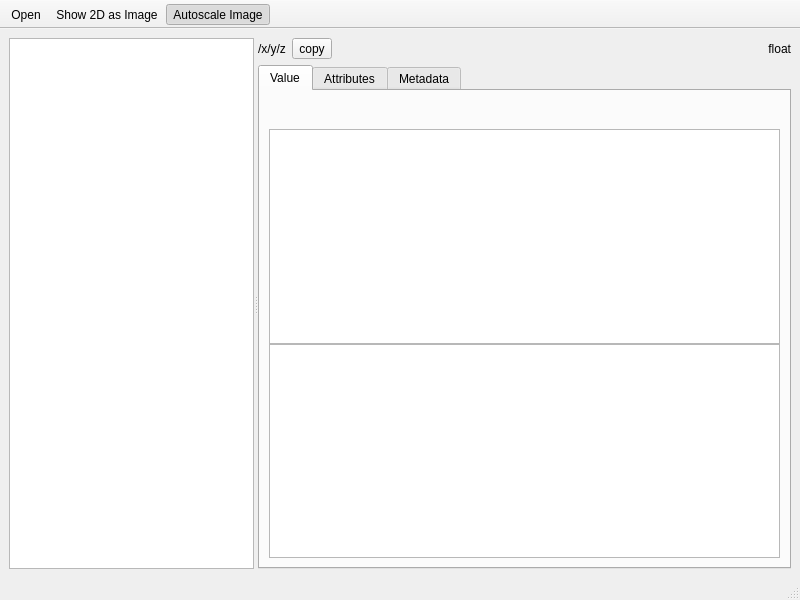
<?xml version="1.0" encoding="UTF-8"?>
<ui version="4.0">
 <class>MainWindow</class>
 <widget class="QMainWindow" name="MainWindow">
  <property name="geometry">
   <rect>
    <x>0</x>
    <y>0</y>
    <width>800</width>
    <height>600</height>
   </rect>
  </property>
  <property name="windowTitle">
   <string>H5View</string>
  </property>
  <widget class="QWidget" name="centralwidget">
   <layout class="QVBoxLayout" name="verticalLayout_2">
    <item>
     <widget class="QSplitter" name="splitter">
      <property name="orientation">
       <enum>Qt::Horizontal</enum>
      </property>
      <widget class="QTreeView" name="treeView">
       <property name="sizePolicy">
        <sizepolicy hsizetype="Expanding" vsizetype="Expanding">
         <horstretch>1</horstretch>
         <verstretch>0</verstretch>
        </sizepolicy>
       </property>
       <attribute name="headerVisible">
        <bool>false</bool>
       </attribute>
      </widget>
      <widget class="QWidget" name="rightPanels" native="true">
       <property name="sizePolicy">
        <sizepolicy hsizetype="Preferred" vsizetype="Preferred">
         <horstretch>2</horstretch>
         <verstretch>1</verstretch>
        </sizepolicy>
       </property>
       <layout class="QVBoxLayout" name="verticalLayout_6">
        <item>
         <layout class="QHBoxLayout" name="horizontalLayout_2">
          <item>
           <widget class="QLabel" name="pathLabel">
            <property name="sizePolicy">
             <sizepolicy hsizetype="Minimum" vsizetype="Preferred">
              <horstretch>0</horstretch>
              <verstretch>0</verstretch>
             </sizepolicy>
            </property>
            <property name="text">
             <string>/x/y/z</string>
            </property>
           </widget>
          </item>
          <item>
           <widget class="QToolButton" name="copyPathButton">
            <property name="text">
             <string>copy</string>
            </property>
            <property name="icon">
             <iconset theme="edit-copy"/>
            </property>
           </widget>
          </item>
          <item>
           <widget class="QLabel" name="typeLabel">
            <property name="sizePolicy">
             <sizepolicy hsizetype="Expanding" vsizetype="Preferred">
              <horstretch>0</horstretch>
              <verstretch>0</verstretch>
             </sizepolicy>
            </property>
            <property name="text">
             <string>float</string>
            </property>
            <property name="alignment">
             <set>Qt::AlignRight|Qt::AlignTrailing|Qt::AlignVCenter</set>
            </property>
           </widget>
          </item>
         </layout>
        </item>
        <item>
         <widget class="QTabWidget" name="tabWidget">
          <property name="sizePolicy">
           <sizepolicy hsizetype="Expanding" vsizetype="Expanding">
            <horstretch>2</horstretch>
            <verstretch>1</verstretch>
           </sizepolicy>
          </property>
          <property name="currentIndex">
           <number>0</number>
          </property>
          <widget class="QWidget" name="tab">
           <attribute name="title">
            <string>Value</string>
           </attribute>
           <layout class="QVBoxLayout" name="verticalLayout_4">
            <item>
             <widget class="QWidget" name="spinContainer" native="true">
              <property name="sizePolicy">
               <sizepolicy hsizetype="Minimum" vsizetype="Fixed">
                <horstretch>0</horstretch>
                <verstretch>0</verstretch>
               </sizepolicy>
              </property>
              <layout class="QHBoxLayout" name="horizontalLayout">
               <item>
                <spacer name="horizontalSpacer">
                 <property name="orientation">
                  <enum>Qt::Horizontal</enum>
                 </property>
                 <property name="sizeHint" stdset="0">
                  <size>
                   <width>5</width>
                   <height>5</height>
                  </size>
                 </property>
                </spacer>
               </item>
              </layout>
             </widget>
            </item>
            <item>
             <widget class="QWidget" name="viewWidgetContainer" native="true">
              <property name="sizePolicy">
               <sizepolicy hsizetype="Preferred" vsizetype="Preferred">
                <horstretch>0</horstretch>
                <verstretch>1</verstretch>
               </sizepolicy>
              </property>
              <layout class="QVBoxLayout" name="verticalLayout">
               <property name="spacing">
                <number>0</number>
               </property>
               <property name="leftMargin">
                <number>0</number>
               </property>
               <property name="topMargin">
                <number>0</number>
               </property>
               <property name="rightMargin">
                <number>0</number>
               </property>
               <property name="bottomMargin">
                <number>0</number>
               </property>
               <item>
                <widget class="QPlainTextEdit" name="valueTextView">
                 <property name="readOnly">
                  <bool>true</bool>
                 </property>
                </widget>
               </item>
               <item>
                <widget class="QTableView" name="valueTableView">
                 <property name="editTriggers">
                  <set>QAbstractItemView::NoEditTriggers</set>
                 </property>
                 <property name="verticalScrollMode">
                  <enum>QAbstractItemView::ScrollPerPixel</enum>
                 </property>
                 <property name="horizontalScrollMode">
                  <enum>QAbstractItemView::ScrollPerPixel</enum>
                 </property>
                 <attribute name="horizontalHeaderVisible">
                  <bool>false</bool>
                 </attribute>
                 <attribute name="horizontalHeaderStretchLastSection">
                  <bool>true</bool>
                 </attribute>
                 <attribute name="verticalHeaderVisible">
                  <bool>false</bool>
                 </attribute>
                </widget>
               </item>
              </layout>
             </widget>
            </item>
           </layout>
          </widget>
          <widget class="QWidget" name="tab_2">
           <attribute name="title">
            <string>Attributes</string>
           </attribute>
           <layout class="QVBoxLayout" name="verticalLayout_3">
            <item>
             <widget class="QTableView" name="attrTableView">
              <property name="editTriggers">
               <set>QAbstractItemView::NoEditTriggers</set>
              </property>
              <property name="textElideMode">
               <enum>Qt::ElideNone</enum>
              </property>
              <property name="verticalScrollMode">
               <enum>QAbstractItemView::ScrollPerPixel</enum>
              </property>
              <property name="horizontalScrollMode">
               <enum>QAbstractItemView::ScrollPerPixel</enum>
              </property>
              <attribute name="horizontalHeaderVisible">
               <bool>false</bool>
              </attribute>
              <attribute name="horizontalHeaderStretchLastSection">
               <bool>true</bool>
              </attribute>
              <attribute name="verticalHeaderVisible">
               <bool>false</bool>
              </attribute>
             </widget>
            </item>
           </layout>
          </widget>
          <widget class="QWidget" name="tab_3">
           <attribute name="title">
            <string>Metadata</string>
           </attribute>
           <layout class="QVBoxLayout" name="verticalLayout_5">
            <item>
             <widget class="QTableView" name="metadataTableView">
              <property name="editTriggers">
               <set>QAbstractItemView::NoEditTriggers</set>
              </property>
              <property name="textElideMode">
               <enum>Qt::ElideNone</enum>
              </property>
              <property name="verticalScrollMode">
               <enum>QAbstractItemView::ScrollPerPixel</enum>
              </property>
              <property name="horizontalScrollMode">
               <enum>QAbstractItemView::ScrollPerPixel</enum>
              </property>
              <attribute name="horizontalHeaderVisible">
               <bool>false</bool>
              </attribute>
              <attribute name="horizontalHeaderStretchLastSection">
               <bool>true</bool>
              </attribute>
              <attribute name="verticalHeaderVisible">
               <bool>false</bool>
              </attribute>
             </widget>
            </item>
           </layout>
          </widget>
         </widget>
        </item>
       </layout>
      </widget>
     </widget>
    </item>
   </layout>
  </widget>
  <widget class="QStatusBar" name="statusbar"/>
  <widget class="QToolBar" name="toolBar">
   <property name="windowTitle">
    <string>toolBar</string>
   </property>
   <property name="movable">
    <bool>false</bool>
   </property>
   <property name="floatable">
    <bool>false</bool>
   </property>
   <attribute name="toolBarArea">
    <enum>TopToolBarArea</enum>
   </attribute>
   <attribute name="toolBarBreak">
    <bool>false</bool>
   </attribute>
   <addaction name="actionOpen"/>
   <addaction name="actionShow_Image"/>
   <addaction name="actionAutoscale_Image"/>
  </widget>
  <action name="actionOpen">
   <property name="text">
    <string>Open</string>
   </property>
  </action>
  <action name="actionShow_Image">
   <property name="checkable">
    <bool>true</bool>
   </property>
   <property name="text">
    <string>Show 2D as Image</string>
   </property>
  </action>
  <action name="actionAutoscale_Image">
   <property name="checkable">
    <bool>true</bool>
   </property>
   <property name="checked">
    <bool>true</bool>
   </property>
   <property name="text">
    <string>Autoscale Image</string>
   </property>
  </action>
 </widget>
 <resources/>
 <connections/>
</ui>
